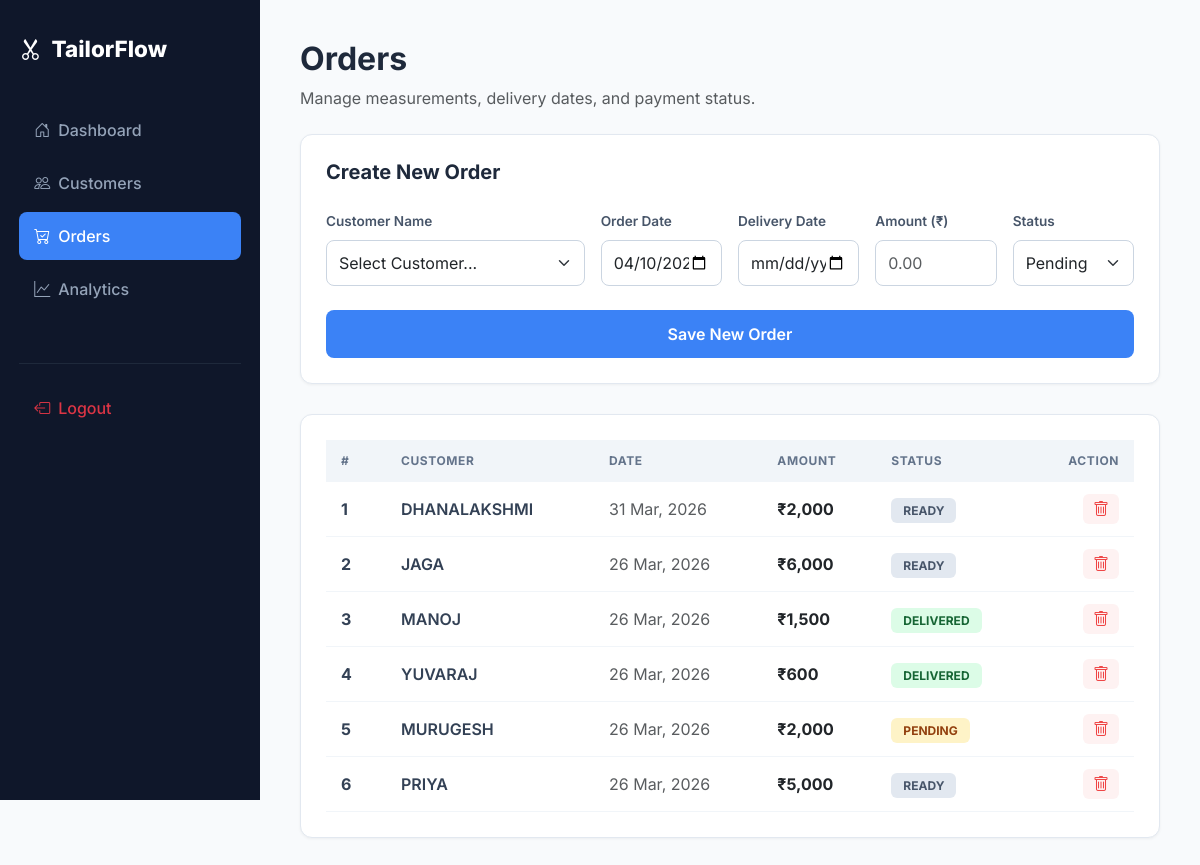
/orders.php (signed in), run on the app's committed database.
### tables this page shows
CREATE TABLE `orders` (
  `id` int(11) NOT NULL,
  `customer_id` int(11) DEFAULT NULL,
  `order_date` date DEFAULT NULL,
  `delivery_date` date DEFAULT NULL,
  `total_amount` decimal(10,2) DEFAULT NULL,
  `status` enum('Pending','In Progress','Ready','Delivered') DEFAULT 'Pending',
  `created_at` timestamp NOT NULL DEFAULT current_timestamp(),
  `discount` decimal(10,2) DEFAULT 0.00
);

CREATE TABLE `customers` (
  `id` int(11) NOT NULL,
  `name` varchar(100) NOT NULL,
  `phone` varchar(15) DEFAULT NULL,
  `email` varchar(100) DEFAULT NULL,
  `address` text DEFAULT NULL,
  `created_at` timestamp NOT NULL DEFAULT current_timestamp()
);

### orders.php (the view, shortened to what this page needs)
<?php
include 'config.php';
$orders = $pdo->query("SELECT o.*, c.name FROM orders o JOIN customers c ON o.customer_id=c.id ORDER BY o.id DESC")->fetchAll();
?>
<!DOCTYPE html>
<html lang="en">
<head>
    <link href="https://cdn.jsdelivr.net/npm/bootstrap@5.3.0/dist/css/bootstrap.min.css" rel="stylesheet">
    <link href="https://cdn.jsdelivr.net/npm/bootstrap-icons@1.11.3/font/bootstrap-icons.css" rel="stylesheet">
</head>
<body>
    <aside class="sidebar">
        <div class="brand"><i class="bi bi-scissors"></i> TailorFlow</div>
        <nav>
            <a href="home.php" class="nav-link"><i class="bi bi-house-door me-2"></i> Dashboard</a>
            <a href="customers.php" class="nav-link"><i class="bi bi-people me-2"></i> Customers</a>
            <a href="orders.php" class="nav-link active"><i class="bi bi-cart-check me-2"></i> Orders</a>
            <a href="reports.php" class="nav-link"><i class="bi bi-graph-up me-2"></i> Analytics</a>
            <div style="margin-top: 50px; border-top: 1px solid #1e293b; padding-top: 20px;">
                <a href="logout.php" class="nav-link text-danger"><i class="bi bi-box-arrow-left me-2"></i> Logout</a>
            </div>
        </nav>
    </aside>
    <main class="main-content">
        <div class="mb-4">
            <h2 class="fw-bold">Orders</h2>
            <p class="text-muted">Manage measurements, delivery dates, and payment status.</p>
        </div>
        <div class="content-card">
            <h5 class="mb-4 fw-bold">Create New Order</h5>
            <form method="POST" class="row g-3">
                <div class="col-md-4">
                    <label class="form-label">Customer Name</label>
                    <select name="customer_id" class="form-select" required>
                        <option value="">Select Customer...</option>
                    </select>
                </div>
                <div class="col-md-2">
                    <label class="form-label">Order Date</label>
                    <input type="date" name="order_date" class="form-control" value="<?php echo date('Y-m-d'); ?>" required>
                </div>
                <div class="col-md-2">
                    <label class="form-label">Delivery Date</label>
                    <input type="date" name="delivery_date" class="form-control" required>
                </div>
                <div class="col-md-2">
                    <label class="form-label">Amount (₹)</label>
                    <input type="number" name="amount" class="form-control" placeholder="0.00" required>
                </div>
                <div class="col-md-2">
                    <label class="form-label">Status</label>
                    <select name="status" class="form-select">
                        <option>Pending</option>
                    </select>
                </div>
                <div class="col-12 mt-4">
                    <button name="add" class="btn btn-submit">Save New Order</button>
                </div>
            </form>
        </div>
        <div class="content-card">
            <table class="table">
                <thead>
                    <tr>
                        <th>#</th>
                        <th>Customer</th>
                        <th>Date</th>
                        <th>Amount</th>
                        <th>Status</th>
                        <th class="text-end">Action</th>
                    </tr>
                </thead>
                <tbody>
                    <?php
                    $serial = 1;
                    foreach($orders as $o):
                    ?>
                    <tr>
                        <td class="serial-no"><?php echo $serial++; ?></td>
                        <td class="fw-semibold"><?php echo htmlspecialchars($o['name']); ?></td>
                        <td class="text-muted"><?php echo date('d M, Y', strtotime($o['order_date'])); ?></td>
                        <td class="fw-bold text-dark">₹<?php echo number_format($o['total_amount']); ?></td>
                        <td>
                            <?php
                                if($o['status'] == 'Pending') {
                                    $statusClass = 'bg-pending';
                                } elseif($o['status'] == 'Delivered') {
                                    $statusClass = 'bg-delivered';
                                } else {
                                    $statusClass = 'bg-default';
                                }
                            ?>
                            <span class="status-badge <?php echo $statusClass; ?>">
                                <?php echo strtoupper($o['status']); ?>
                            </span>
                        </td>
                        <td class="text-end">
                            <a href="orders.php?delete=<?php echo $o['id']; ?>"
                               class="btn-delete"
                               onclick="return confirm('Are you sure you want to delete this order?')">
                                <i class="bi bi-trash"></i>
                            </a>
                        </td>
                    </tr>
                    <?php endforeach; ?>
                </tbody>
            </table>
        </div>
    </main>
</body>
</html>

### orders.php (style rules this page uses)
body { background-color: #f8fafc; color: #1e293b; font-family: 'Inter', sans-serif; margin: 0; }
.sidebar { width: 260px; height: 100vh; position: fixed; background: #0f172a; padding: 2rem 1.2rem; z-index: 1000; }
.brand { font-size: 1.4rem; font-weight: 800; color: #ffffff; margin-bottom: 2.5rem; display: flex; align-items: center; gap: 10px; }
.nav-link { display: flex; align-items: center; padding: 12px 15px; color: #94a3b8; text-decoration: none; border-radius: 8px; margin-bottom: 5px; font-weight: 500; transition: 0.2s; }
.nav-link.active { background: #3b82f6; color: #fff; }
.main-content { margin-left: 260px; padding: 40px; width: calc(100% - 260px); }
.content-card { background: #ffffff; border-radius: 12px; border: 1px solid #e2e8f0; padding: 25px; box-shadow: 0 1px 3px rgba(0,0,0,0.05); margin-bottom: 30px; }
.table { margin-bottom: 0; }
.table thead th { background: #f1f5f9; color: #64748b; font-size: 0.75rem; text-transform: uppercase; letter-spacing: 0.05em; padding: 12px 15px; border: none; }
.table tbody td { padding: 15px; vertical-align: middle; border-bottom: 1px solid #f1f5f9; color: #334155; }
.serial-no { font-weight: 700; color: #3b82f6; width: 60px; }
.status-badge { padding: 5px 12px; border-radius: 6px; font-size: 0.75rem; font-weight: 700; }
.bg-pending { background: #fef3c7; color: #92400e; }
.bg-delivered { background: #dcfce7; color: #166534; }
.bg-default { background: #e2e8f0; color: #475569; }
.form-label { font-weight: 600; font-size: 0.85rem; color: #475569; margin-bottom: 8px; }
.form-control, .form-select { border: 1px solid #cbd5e1; padding: 10px 12px; border-radius: 8px; }
.btn-submit { background: #3b82f6; color: white; border: none; padding: 12px 25px; border-radius: 8px; font-weight: 600; width: 100%; transition: 0.2s; }
.btn-delete { color: #ef4444; background: #fef2f2; border: none; padding: 5px 10px; border-radius: 6px; transition: 0.2s; }

### data on the page
orders: customer.name "DHANALAKSHMI", order_date "31 Mar, 2026", total_amount "2,000", status "READY"
orders: customer.name "JAGA", order_date "26 Mar, 2026", total_amount "6,000", status "READY"
orders: customer.name "MANOJ", order_date "26 Mar, 2026", total_amount "1,500", status "DELIVERED"
orders: customer.name "YUVARAJ", order_date "26 Mar, 2026", total_amount "600", status "DELIVERED"
orders: customer.name "MURUGESH", order_date "26 Mar, 2026", total_amount "2,000", status "PENDING"
orders: customer.name "PRIYA", order_date "26 Mar, 2026", total_amount "5,000", status "READY"
